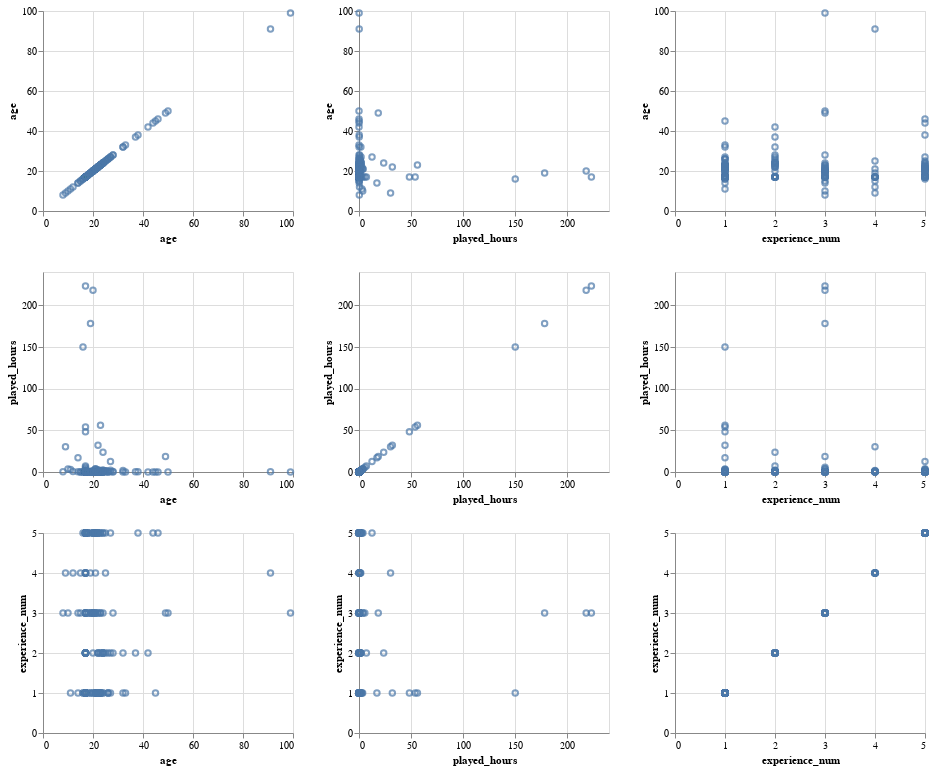

Write notebook code for a chart like this one.
### Markdown cell above
**Pairplot**

### Code cell
import altair as alt

columns = ["age", "played_hours", "experience_num"]  # pick your numeric columns

pair_plot = alt.Chart(players_filtered).mark_point().encode(
    alt.X(alt.repeat("column"), type="quantitative"),
    alt.Y(alt.repeat("row"), type="quantitative")
).properties(
    width=250,
    height=200
).repeat(
    row=columns,
    column=columns
)

pair_plot

### Figure 1 — Vega specification as saved in the notebook (floating-point values rounded to 4 significant figures; data arrays with more than 128 entries replaced by an {"elided": "..."} marker saying what was removed)
{"$schema": "https://vega.github.io/schema/vega/v5.json", "data": [{"name": "source_0"}, {"name": "data_0", "values": {"elided": "196 records"}}, {"name": "data_1", "values": {"elided": "196 records"}}, {"name": "data_2", "values": {"elided": "196 records"}}, {"name": "data_3", "values": {"elided": "196 records"}}, {"name": "data_4", "values": {"elided": "196 records"}}, {"name": "data_5", "values": {"elided": "196 records"}}, {"name": "data_0_child__row_agecolumn_age_x_domain_age", "values": [{"min": 8, "max": 99}]}, {"name": "data_0_child__row_agecolumn_age_y_domain_age", "values": [{"min": 8, "max": 99}]}, {"name": "data_1_child__row_agecolumn_played_hours_x_domain_played_hours", "values": [{"min": 0.0, "max": 223.1}]}, {"name": "data_1_child__row_agecolumn_played_hours_y_domain_age", "values": [{"min": 8, "max": 99}]}, {"name": "data_2_child__row_agecolumn_experience_num_x_domain_experience_num", "values": [{"min": 1, "max": 5}]}, {"name": "data_2_child__row_agecolumn_experience_num_y_domain_age", "values": [{"min": 8, "max": 99}]}, {"name": "data_1_child__row_played_hourscolumn_age_x_domain_age", "values": [{"min": 8, "max": 99}]}, {"name": "data_1_child__row_played_hourscolumn_age_y_domain_played_hours", "values": [{"min": 0.0, "max": 223.1}]}, {"name": "data_3_child__row_played_hourscolumn_played_hours_x_domain_played_hours", "values": [{"min": 0.0, "max": 223.1}]}, {"name": "data_3_child__row_played_hourscolumn_played_hours_y_domain_played_hours", "values": [{"min": 0.0, "max": 223.1}]}, {"name": "data_4_child__row_played_hourscolumn_experience_num_x_domain_experience_num", "values": [{"min": 1, "max": 5}]}, {"name": "data_4_child__row_played_hourscolumn_experience_num_y_domain_played_hours", "values": [{"min": 0.0, "max": 223.1}]}, {"name": "data_2_child__row_experience_numcolumn_age_x_domain_age", "values": [{"min": 8, "max": 99}]}, {"name": "data_2_child__row_experience_numcolumn_age_y_domain_experience_num", "values": [{"min": 1, "max": 5}]}, {"name": "data_4_child__row_experience_numcolumn_played_hours_x_domain_played_hours", "values": [{"min": 0.0, "max": 223.1}]}, {"name": "data_4_child__row_experience_numcolumn_played_hours_y_domain_experience_num", "values": [{"min": 1, "max": 5}]}, {"name": "data_5_child__row_experience_numcolumn_experience_num_x_domain_experience_num", "values": [{"min": 1, "max": 5}]}, {"name": "data_5_child__row_experience_numcolumn_experience_num_y_domain_experience_num", "values": [{"min": 1, "max": 5}]}], "signals": [{"name": "childWidth", "value": 250}, {"name": "childHeight", "value": 200}], "marks": [{"type": "group", "name": "child__row_agecolumn_age_group", "encode": {"update": {"height": {"signal": "childHeight"}, "width": {"signal": "childWidth"}}}, "marks": [{"type": "symbol", "name": "child__row_agecolumn_age_marks", "from": {"data": "data_0"}, "encode": {"update": {"fill": {"value": "transparent"}, "stroke": {"value": "#4c78a8"}, "x": {"field": "age", "scale": "child__row_agecolumn_age_x"}, "y": {"field": "age", "scale": "child__row_agecolumn_age_y"}, "opacity": {"value": 0.7}}}, "style": ["point"]}], "axes": [{"scale": "child__row_agecolumn_age_x", "labels": false, "gridScale": "child__row_agecolumn_age_y", "zindex": 0, "orient": "bottom", "grid": true, "ticks": false, "maxExtent": 0, "tickCount": {"signal": "ceil(childWidth/40)"}, "aria": false, "minExtent": 0, "domain": false}, {"scale": "child__row_agecolumn_age_y", "grid": true, "gridScale": "child__row_agecolumn_age_x", "zindex": 0, "domain": false, "labels": false, "minExtent": 0, "tickCount": {"signal": "ceil(childHeight/40)"}, "aria": false, "ticks": false, "maxExtent": 0, "orient": "left"}, {"scale": "child__row_agecolumn_age_x", "labelFlush": true, "grid": false, "title": "age", "labelOverlap": true, "zindex": 0, "tickCount": {"signal": "ceil(childWidth/40)"}, "orient": "bottom"}, {"scale": "child__row_agecolumn_age_y", "grid": false, "labelOverlap": true, "zindex": 0, "tickCount": {"signal": "ceil(childHeight/40)"}, "orient": "left", "title": "age"}], "style": "cell"}, {"type": "group", "name": "child__row_agecolumn_played_hours_group", "encode": {"update": {"width": {"signal": "childWidth"}, "height": {"signal": "childHeight"}}}, "marks": [{"type": "symbol", "name": "child__row_agecolumn_played_hours_marks", "from": {"data": "data_1"}, "encode": {"update": {"fill": {"value": "transparent"}, "y": {"field": "age", "scale": "child__row_agecolumn_played_hours_y"}, "x": {"field": "played_hours", "scale": "child__row_agecolumn_played_hours_x"}, "opacity": {"value": 0.7}, "stroke": {"value": "#4c78a8"}}}, "style": ["point"]}], "axes": [{"scale": "child__row_agecolumn_played_hours_x", "aria": false, "gridScale": "child__row_agecolumn_played_hours_y", "grid": true, "orient": "bottom", "domain": false, "tickCount": {"signal": "ceil(childWidth/40)"}, "minExtent": 0, "maxExtent": 0, "ticks": false, "zindex": 0, "labels": false}, {"scale": "child__row_agecolumn_played_hours_y", "grid": true, "domain": false, "minExtent": 0, "zindex": 0, "orient": "left", "gridScale": "child__row_agecolumn_played_hours_x", "tickCount": {"signal": "ceil(childHeight/40)"}, "labels": false, "aria": false, "maxExtent": 0, "ticks": false}, {"scale": "child__row_agecolumn_played_hours_x", "zindex": 0, "orient": "bottom", "title": "played_hours", "grid": false, "labelFlush": true, "labelOverlap": true, "tickCount": {"signal": "ceil(childWidth/40)"}}, {"scale": "child__row_agecolumn_played_hours_y", "orient": "left", "zindex": 0, "tickCount": {"signal": "ceil(childHeight/40)"}, "title": "age", "grid": false, "labelOverlap": true}], "style": "cell"}, {"type": "group", "name": "child__row_agecolumn_experience_num_group", "encode": {"update": {"width": {"signal": "childWidth"}, "height": {"signal": "childHeight"}}}, "marks": [{"type": "symbol", "name": "child__row_agecolumn_experience_num_marks", "from": {"data": "data_2"}, "encode": {"update": {"stroke": {"value": "#4c78a8"}, "x": {"field": "experience_num", "scale": "child__row_agecolumn_experience_num_x"}, "opacity": {"value": 0.7}, "fill": {"value": "transparent"}, "y": {"field": "age", "scale": "child__row_agecolumn_experience_num_y"}}}, "style": ["point"]}], "axes": [{"scale": "child__row_agecolumn_experience_num_x", "orient": "bottom", "grid": true, "tickCount": {"signal": "ceil(childWidth/40)"}, "maxExtent": 0, "ticks": false, "labels": false, "minExtent": 0, "zindex": 0, "gridScale": "child__row_agecolumn_experience_num_y", "aria": false, "domain": false}, {"scale": "child__row_agecolumn_experience_num_y", "domain": false, "ticks": false, "minExtent": 0, "tickCount": {"signal": "ceil(childHeight/40)"}, "gridScale": "child__row_agecolumn_experience_num_x", "aria": false, "labels": false, "zindex": 0, "grid": true, "maxExtent": 0, "orient": "left"}, {"scale": "child__row_agecolumn_experience_num_x", "orient": "bottom", "grid": false, "tickCount": {"signal": "ceil(childWidth/40)"}, "zindex": 0, "labelFlush": true, "labelOverlap": true, "title": "experience_num"}, {"scale": "child__row_agecolumn_experience_num_y", "grid": false, "orient": "left", "labelOverlap": true, "tickCount": {"signal": "ceil(childHeight/40)"}, "zindex": 0, "title": "age"}], "style": "cell"}, {"type": "group", "name": "child__row_played_hourscolumn_age_group", "encode": {"update": {"width": {"signal": "childWidth"}, "height": {"signal": "childHeight"}}}, "marks": [{"type": "symbol", "name": "child__row_played_hourscolumn_age_marks", "from": {"data": "data_1"}, "encode": {"update": {"stroke": {"value": "#4c78a8"}, "opacity": {"value": 0.7}, "fill": {"value": "transparent"}, "x": {"field": "age", "scale": "child__row_played_hourscolumn_age_x"}, "y": {"field": "played_hours", "scale": "child__row_played_hourscolumn_age_y"}}}, "style": ["point"]}], "axes": [{"scale": "child__row_played_hourscolumn_age_x", "minExtent": 0, "aria": false, "labels": false, "domain": false, "tickCount": {"signal": "ceil(childWidth/40)"}, "gridScale": "child__row_played_hourscolumn_age_y", "grid": true, "maxExtent": 0, "zindex": 0, "ticks": false, "orient": "bottom"}, {"scale": "child__row_played_hourscolumn_age_y", "tickCount": {"signal": "ceil(childHeight/40)"}, "aria": false, "maxExtent": 0, "ticks": false, "orient": "left", "minExtent": 0, "zindex": 0, "domain": false, "gridScale": "child__row_played_hourscolumn_age_x", "grid": true, "labels": false}, {"scale": "child__row_played_hourscolumn_age_x", "zindex": 0, "orient": "bottom", "grid": false, "title": "age", "labelFlush": true, "labelOverlap": true, "tickCount": {"signal": "ceil(childWidth/40)"}}, {"scale": "child__row_played_hourscolumn_age_y", "tickCount": {"signal": "ceil(childHeight/40)"}, "orient": "left", "zindex": 0, "labelOverlap": true, "title": "played_hours", "grid": false}], "style": "cell"}, {"type": "group", "name": "child__row_played_hourscolumn_played_hours_group", "encode": {"update": {"width": {"signal": "childWidth"}, "height": {"signal": "childHeight"}}}, "marks": [{"type": "symbol", "name": "child__row_played_hourscolumn_played_hours_marks", "from": {"data": "data_3"}, "encode": {"update": {"opacity": {"value": 0.7}, "fill": {"value": "transparent"}, "x": {"field": "played_hours", "scale": "child__row_played_hourscolumn_played_hours_x"}, "y": {"field": "played_hours", "scale": "child__row_played_hourscolumn_played_hours_y"}, "stroke": {"value": "#4c78a8"}}}, "style": ["point"]}], "axes": [{"scale": "child__row_played_hourscolumn_played_hours_x", "maxExtent": 0, "ticks": false, "gridScale": "child__row_played_hourscolumn_played_hours_y", "tickCount": {"signal": "ceil(childWidth/40)"}, "aria": false, "grid": true, "domain": false, "minExtent": 0, "labels": false, "zindex": 0, "orient": "bottom"}, {"scale": "child__row_played_hourscolumn_played_hours_y", "domain": false, "grid": true, "labels": false, "maxExtent": 0, "tickCount": {"signal": "ceil(childHeight/40)"}, "gridScale": "child__row_played_hourscolumn_played_hours_x", "aria": false, "orient": "left", "minExtent": 0, "ticks": false, "zindex": 0}, {"scale": "child__row_played_hourscolumn_played_hours_x", "labelOverlap": true, "tickCount": {"signal": "ceil(childWidth/40)"}, "grid": false, "orient": "bottom", "zindex": 0, "title": "played_hours", "labelFlush": true}, {"scale": "child__row_played_hourscolumn_played_hours_y", "grid": false, "tickCount": {"signal": "ceil(childHeight/40)"}, "orient": "left", "labelOverlap": true, "zindex": 0, "title": "played_hours"}], "style": "cell"}, {"type": "group", "name": "child__row_played_hourscolumn_experience_num_group", "encode": {"update": {"height": {"signal": "childHeight"}, "width": {"signal": "childWidth"}}}, "marks": [{"type": "symbol", "name": "child__row_played_hourscolumn_experience_num_marks", "from": {"data": "data_4"}, "encode": {"update": {"x": {"field": "experience_num", "scale": "child__row_played_hourscolumn_experience_num_x"}, "opacity": {"value": 0.7}, "y": {"field": "played_hours", "scale": "child__row_played_hourscolumn_experience_num_y"}, "stroke": {"value": "#4c78a8"}, "fill": {"value": "transparent"}}}, "style": ["point"]}], "axes": [{"scale": "child__row_played_hourscolumn_experience_num_x", "tickCount": {"signal": "ceil(childWidth/40)"}, "orient": "bottom", "labels": false, "ticks": false, "grid": true, "aria": false, "maxExtent": 0, "gridScale": "child__row_played_hourscolumn_experience_num_y", "domain": false, "minExtent": 0, "zindex": 0}, {"scale": "child__row_played_hourscolumn_experience_num_y", "zindex": 0, "domain": false, "ticks": false, "gridScale": "child__row_played_hourscolumn_experience_num_x", "labels": false, "minExtent": 0, "aria": false, "orient": "left", "tickCount": {"signal": "ceil(childHeight/40)"}, "grid": true, "maxExtent": 0}, {"scale": "child__row_played_hourscolumn_experience_num_x", "grid": false, "orient": "bottom", "labelFlush": true, "labelOverlap": true, "title": "experience_num", "tickCount": {"signal": "ceil(childWidth/40)"}, "zindex": 0}, {"scale": "child__row_played_hourscolumn_experience_num_y", "labelOverlap": true, "tickCount": {"signal": "ceil(childHeight/40)"}, "zindex": 0, "orient": "left", "grid": false, "title": "played_hours"}], "style": "cell"}, {"type": "group", "name": "child__row_experience_numcolumn_age_group", "encode": {"update": {"height": {"signal": "childHeight"}, "width": {"signal": "childWidth"}}}, "marks": [{"type": "symbol", "name": "child__row_experience_numcolumn_age_marks", "from": {"data": "data_2"}, "encode": {"update": {"y": {"field": "experience_num", "scale": "child__row_experience_numcolumn_age_y"}, "opacity": {"value": 0.7}, "stroke": {"value": "#4c78a8"}, "fill": {"value": "transparent"}, "x": {"field": "age", "scale": "child__row_experience_numcolumn_age_x"}}}, "style": ["point"]}], "axes": [{"scale": "child__row_experience_numcolumn_age_x", "orient": "bottom", "labels": false, "minExtent": 0, "domain": false, "ticks": false, "zindex": 0, "gridScale": "child__row_experience_numcolumn_age_y", "maxExtent": 0, "grid": true, "tickCount": {"signal": "ceil(childWidth/40)"}, "aria": false}, {"scale": "child__row_experience_numcolumn_age_y", "ticks": false, "minExtent": 0, "zindex": 0, "orient": "left", "grid": true, "maxExtent": 0, "tickCount": {"signal": "ceil(childHeight/40)"}, "aria": false, "gridScale": "child__row_experience_numcolumn_age_x", "domain": false, "labels": false}, {"scale": "child__row_experience_numcolumn_age_x", "grid": false, "labelOverlap": true, "orient": "bottom", "labelFlush": true, "tickCount": {"signal": "ceil(childWidth/40)"}, "zindex": 0, "title": "age"}, {"scale": "child__row_experience_numcolumn_age_y", "labelOverlap": true, "zindex": 0, "orient": "left", "grid": false, "title": "experience_num", "tickCount": {"signal": "ceil(childHeight/40)"}}], "style": "cell"}, {"type": "group", "name": "child__row_experience_numcolumn_played_hours_group", "encode": {"update": {"height": {"signal": "childHeight"}, "width": {"signal": "childWidth"}}}, "marks": [{"type": "symbol", "name": "child__row_experience_numcolumn_played_hours_marks", "from": {"data": "data_4"}, "encode": {"update": {"x": {"field": "played_hours", "scale": "child__row_experience_numcolumn_played_hours_x"}, "y": {"field": "experience_num", "scale": "child__row_experience_numcolumn_played_hours_y"}, "fill": {"value": "transparent"}, "opacity": {"value": 0.7}, "stroke": {"value": "#4c78a8"}}}, "style": ["point"]}], "axes": [{"scale": "child__row_experience_numcolumn_played_hours_x", "gridScale": "child__row_experience_numcolumn_played_hours_y", "domain": false, "ticks": false, "zindex": 0, "orient": "bottom", "labels": false, "tickCount": {"signal": "ceil(childWidth/40)"}, "minExtent": 0, "maxExtent": 0, "aria": false, "grid": true}, {"scale": "child__row_experience_numcolumn_played_hours_y", "ticks": false, "gridScale": "child__row_experience_numcolumn_played_hours_x", "tickCount": {"signal": "ceil(childHeight/40)"}, "zindex": 0, "maxExtent": 0, "orient": "left", "minExtent": 0, "grid": true, "labels": false, "aria": false, "domain": false}, {"scale": "child__row_experience_numcolumn_played_hours_x", "labelOverlap": true, "labelFlush": true, "zindex": 0, "grid": false, "tickCount": {"signal": "ceil(childWidth/40)"}, "title": "played_hours", "orient": "bottom"}, {"scale": "child__row_experience_numcolumn_played_hours_y", "grid": false, "title": "experience_num", "tickCount": {"signal": "ceil(childHeight/40)"}, "zindex": 0, "labelOverlap": true, "orient": "left"}], "style": "cell"}, {"type": "group", "name": "child__row_experience_numcolumn_experience_num_group", "encode": {"update": {"height": {"signal": "childHeight"}, "width": {"signal": "childWidth"}}}, "marks": [{"type": "symbol", "name": "child__row_experience_numcolumn_experience_num_marks", "from": {"data": "data_5"}, "encode": {"update": {"x": {"field": "experience_num", "scale": "child__row_experience_numcolumn_experience_num_x"}, "y": {"field": "experience_num", "scale": "child__row_experience_numcolumn_experience_num_y"}, "fill": {"value": "transparent"}, "opacity": {"value": 0.7}, "stroke": {"value": "#4c78a8"}}}, "style": ["point"]}], "axes": [{"scale": "child__row_experience_numcolumn_experience_num_x", "minExtent": 0, "ticks": false, "grid": true, "aria": false, "orient": "bottom", "gridScale": "child__row_experience_numcolumn_experience_num_y", "maxExtent": 0, "labels": false, "zindex": 0, "tickCount": {"signal": "ceil(childWidth/40)"}, "domain": false}, {"scale": "child__row_experience_numcolumn_experience_num_y", "maxExtent": 0, "orient": "left", "minExtent": 0, "labels": false, "grid": true, "domain": false, "gridScale": "child__row_experience_numcolumn_experience_num_x", "ticks": false, "aria": false, "tickCount": {"signal": "ceil(childHeight/40)"}, "zindex": 0}, {"scale": "child__row_experience_numcolumn_experience_num_x", "title": "experience_num", "labelFlush": true, "orient": "bottom", "tickCount": {"signal": "ceil(childWidth/40)"}, "zindex": 0, "labelOverlap": true, "grid": false}, {"scale": "child__row_experience_numcolumn_experience_num_y", "grid": false, "title": "experience_num", "labelOverlap": true, "tickCount": {"signal": "ceil(childHeight/40)"}, "orient": "left", "zindex": 0}], "style": "cell"}], "scales": [{"name": "child__row_agecolumn_age_x", "type": "linear", "domain": [{"signal": "(data(\"data_0_child__row_agecolumn_age_x_domain_age\")[0] || {}).min"}, {"signal": "(data(\"data_0_child__row_agecolumn_age_x_domain_age\")[0] || {}).max"}], "range": [0, {"signal": "childWidth"}], "nice": true, "zero": true}, {"name": "child__row_agecolumn_age_y", "type": "linear", "domain": [{"signal": "(data(\"data_0_child__row_agecolumn_age_y_domain_age\")[0] || {}).min"}, {"signal": "(data(\"data_0_child__row_agecolumn_age_y_domain_age\")[0] || {}).max"}], "range": [{"signal": "childHeight"}, 0], "nice": true, "zero": true}, {"name": "child__row_agecolumn_played_hours_x", "type": "linear", "domain": [{"signal": "(data(\"data_1_child__row_agecolumn_played_hours_x_domain_played_hours\")[0] || {}).min"}, {"signal": "(data(\"data_1_child__row_agecolumn_played_hours_x_domain_played_hours\")[0] || {}).max"}], "range": [0, {"signal": "childWidth"}], "nice": true, "zero": true}, {"name": "child__row_agecolumn_played_hours_y", "type": "linear", "domain": [{"signal": "(data(\"data_1_child__row_agecolumn_played_hours_y_domain_age\")[0] || {}).min"}, {"signal": "(data(\"data_1_child__row_agecolumn_played_hours_y_domain_age\")[0] || {}).max"}], "range": [{"signal": "childHeight"}, 0], "nice": true, "zero": true}, {"name": "child__row_agecolumn_experience_num_x", "type": "linear", "domain": [{"signal": "(data(\"data_2_child__row_agecolumn_experience_num_x_domain_experience_num\")[0] || {}).min"}, {"signal": "(data(\"data_2_child__row_agecolumn_experience_num_x_domain_experience_num\")[0] || {}).max"}], "range": [0, {"signal": "childWidth"}], "nice": true, "zero": true}, {"name": "child__row_agecolumn_experience_num_y", "type": "linear", "domain": [{"signal": "(data(\"data_2_child__row_agecolumn_experience_num_y_domain_age\")[0] || {}).min"}, {"signal": "(data(\"data_2_child__row_agecolumn_experience_num_y_domain_age\")[0] || {}).max"}], "range": [{"signal": "childHeight"}, 0], "nice": true, "zero": true}, {"name": "child__row_played_hourscolumn_age_x", "type": "linear", "domain": [{"signal": "(data(\"data_1_child__row_played_hourscolumn_age_x_domain_age\")[0] || {}).min"}, {"signal": "(data(\"data_1_child__row_played_hourscolumn_age_x_domain_age\")[0] || {}).max"}], "range": [0, {"signal": "childWidth"}], "nice": true, "zero": true}, {"name": "child__row_played_hourscolumn_age_y", "type": "linear", "domain": [{"signal": "(data(\"data_1_child__row_played_hourscolumn_age_y_domain_played_hours\")[0] || {}).min"}, {"signal": "(data(\"data_1_child__row_played_hourscolumn_age_y_domain_played_hours\")[0] || {}).max"}], "range": [{"signal": "childHeight"}, 0], "zero": true, "nice": true}, {"name": "child__row_played_hourscolumn_played_hours_x", "type": "linear", "domain": [{"signal": "(data(\"data_3_child__row_played_hourscolumn_played_hours_x_domain_played_hours\")[0] || {}).min"}, {"signal": "(data(\"data_3_child__row_played_hourscolumn_played_hours_x_domain_played_hours\")[0] || {}).max"}], "range": [0, {"signal": "childWidth"}], "nice": true, "zero": true}, {"name": "child__row_played_hourscolumn_played_hours_y", "type": "linear", "domain": [{"signal": "(data(\"data_3_child__row_played_hourscolumn_played_hours_y_domain_played_hours\")[0] || {}).min"}, {"signal": "(data(\"data_3_child__row_played_hourscolumn_played_hours_y_domain_played_hours\")[0] || {}).max"}], "range": [{"signal": "childHeight"}, 0], "zero": true, "nice": true}, {"name": "child__row_played_hourscolumn_experience_num_x", "type": "linear", "domain": [{"signal": "(data(\"data_4_child__row_played_hourscolumn_experience_num_x_domain_experience_num\")[0] || {}).min"}, {"signal": "(data(\"data_4_child__row_played_hourscolumn_experience_num_x_domain_experience_num\")[0] || {}).max"}], "range": [0, {"signal": "childWidth"}], "nice": true, "zero": true}, {"name": "child__row_played_hourscolumn_experience_num_y", "type": "linear", "domain": [{"signal": "(data(\"data_4_child__row_played_hourscolumn_experience_num_y_domain_played_hours\")[0] || {}).min"}, {"signal": "(data(\"data_4_child__row_played_hourscolumn_experience_num_y_domain_played_hours\")[0] || {}).max"}], "range": [{"signal": "childHeight"}, 0], "nice": true, "zero": true}, {"name": "child__row_experience_numcolumn_age_x", "type": "linear", "domain": [{"signal": "(data(\"data_2_child__row_experience_numcolumn_age_x_domain_age\")[0] || {}).min"}, {"signal": "(data(\"data_2_child__row_experience_numcolumn_age_x_domain_age\")[0] || {}).max"}], "range": [0, {"signal": "childWidth"}], "zero": true, "nice": true}, {"name": "child__row_experience_numcolumn_age_y", "type": "linear", "domain": [{"signal": "(data(\"data_2_child__row_experience_numcolumn_age_y_domain_experience_num\")[0] || {}).min"}, {"signal": "(data(\"data_2_child__row_experience_numcolumn_age_y_domain_experience_num\")[0] || {}).max"}], "range": [{"signal": "childHeight"}, 0], "nice": true, "zero": true}, {"name": "child__row_experience_numcolumn_played_hours_x", "type": "linear", "domain": [{"signal": "(data(\"data_4_child__row_experience_numcolumn_played_hours_x_domain_played_hours\")[0] || {}).min"}, {"signal": "(data(\"data_4_child__row_experience_numcolumn_played_hours_x_domain_played_hours\")[0] || {}).max"}], "range": [0, {"signal": "childWidth"}], "nice": true, "zero": true}, {"name": "child__row_experience_numcolumn_played_hours_y", "type": "linear", "domain": [{"signal": "(data(\"data_4_child__row_experience_numcolumn_played_hours_y_domain_experience_num\")[0] || {}).min"}, {"signal": "(data(\"data_4_child__row_experience_numcolumn_played_hours_y_domain_experience_num\")[0] || {}).max"}], "range": [{"signal": "childHeight"}, 0], "nice": true, "zero": true}, {"name": "child__row_experience_numcolumn_experience_num_x", "type": "linear", "domain": [{"signal": "(data(\"data_5_child__row_experience_numcolumn_experience_num_x_domain_experience_num\")[0] || {}).min"}, {"signal": "(data(\"data_5_child__row_experience_numcolumn_experience_num_x_domain_experience_num\")[0] || {}).max"}], "range": [0, {"signal": "childWidth"}], "zero": true, "nice": true}, {"name": "child__row_experience_numcolumn_experience_num_y", "type": "linear", "domain": [{"signal": "(data(\"data_5_child__row_experience_numcolumn_experience_num_y_domain_experience_num\")[0] || {}).min"}, {"signal": "(data(\"data_5_child__row_experience_numcolumn_experience_num_y_domain_experience_num\")[0] || {}).max"}], "range": [{"signal": "childHeight"}, 0], "nice": true, "zero": true}], "padding": 5, "background": "white", "layout": {"padding": 20, "columns": 3, "bounds": "full", "align": "all"}}
